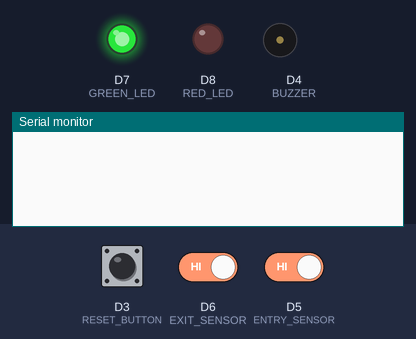
A sketch run on a simulated ESP8266 (NodeMCU). Parts: output pins drawn as LEDs (lit = HIGH), buzzer (waves = sounding, pin HIGH), the last lines printed to the serial monitor. The test bench sets the inputs (shaded band); at power-on: D3 (RESET_BUTTON) HIGH, D6 (EXIT_SENSOR) HIGH, D5 (ENTRY_SENSOR) HIGH. WiFi joins after 1.5 s; servers stay silent unless stated.

Above: at 3.0 s.
3.1 s: D3 (RESET_BUTTON) pulled LOW for 1.2 s
At 4.4 s:
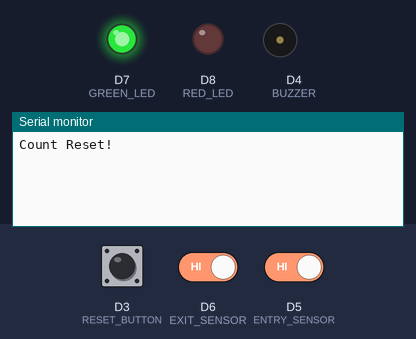
5.8 s: D6 (EXIT_SENSOR) driven LOW
At 7.5 s:
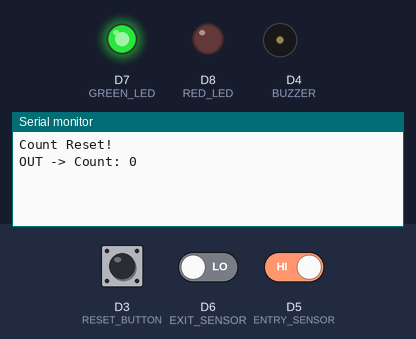
9.3 s: D5 (ENTRY_SENSOR) driven LOW
At 9.7 s:
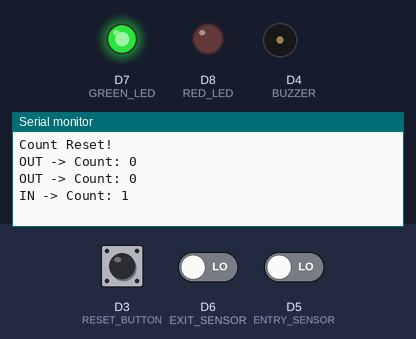

Measured:
- after the input at 3.1 s, the serial monitor: prints a new line after 0.71 s (image 1)
- after the input at 5.8 s, the serial monitor: prints a new line after 0.51 s (image 2)
- after the input at 9.3 s, the serial monitor: prints a new line at once (image 3)

The sketch:

cdas.ino
```cpp
#define BLYNK_TEMPLATE_ID "TMPL3QgOrrGAJ"
#define BLYNK_TEMPLATE_NAME "Crowd Control System"
#define BLYNK_AUTH_TOKEN "RyGceXP7q1HWGRjiUfSvNELtrnfEOFut"

/*#define BLYNK_TEMPLATE_ID "TMPL3kYLuN_xv"
#define BLYNK_TEMPLATE_NAME "Smart Crowd Control System"
#define BLYNK_AUTH_TOKEN "r2h2ufNXXmu3Kv--ku3gEVv7I5kA5_Fi"*/

// Library includes
#include <Wire.h>
//#include <LiquidCrystal_I2C.h>
#include <ESP8266WiFi.h>
#include <BlynkSimpleEsp8266.h>

// ---------------- Pin Definitions ----------------
#define ENTRY_SENSOR D5    // IR sensor at entry door
#define EXIT_SENSOR  D6    // IR sensor at exit door
#define GREEN_LED    D7
#define RED_LED      D8
#define BUZZER       D4
#define RESET_BUTTON D3    // Push button for reset

// ---------------- Variables ----------------
int currentCount = 0;
int maxSeats = 10;  // Change as per requirement

char auth[] = BLYNK_AUTH_TOKEN;  // From Blynk App
char ssid[] = "DESKTOP-E43F4J7 2439";    // WiFi SSID
char pass[] = "4W5d53;8"; // WiFi Password

// LCD setup (I2C address 0x27, 16x2 display)
//LiquidCrystal_I2C lcd(0x27, 16, 2);

void setup() {
  // Pin modes
  pinMode(ENTRY_SENSOR, INPUT_PULLUP);
  pinMode(EXIT_SENSOR, INPUT_PULLUP);
  pinMode(GREEN_LED, OUTPUT);
  pinMode(RED_LED, OUTPUT);
  pinMode(BUZZER, OUTPUT);
  pinMode(RESET_BUTTON, INPUT_PULLUP);

  // LCD init
 /* lcd.init();
  lcd.backlight();
  lcd.setCursor(0, 0);
  lcd.print("Crowd Control");
  lcd.setCursor(0, 1);
  lcd.print("System Ready");*/

  // Serial
  Serial.begin(115200);
  //Serial.print("esp8266 is working");

  // Blynk & WiFi
  Blynk.begin(auth, ssid, pass);

  // Default states
  digitalWrite(GREEN_LED, HIGH);
  digitalWrite(RED_LED, LOW);
  digitalWrite(BUZZER, LOW);
}

void loop() {
  Blynk.run(); // Run Blynk

  // Entry sensor
  if (digitalRead(ENTRY_SENSOR) == LOW) {
    currentCount++;
    Serial.print("IN -> Count: ");
    Serial.println(currentCount);
    Blynk.virtualWrite(V0, currentCount); // Send to Blynk App
    //updateLCD();
    delay(500); // Debounce
  }

  // Exit sensor
  if (digitalRead(EXIT_SENSOR) == LOW) {
    if (currentCount > 0) currentCount--;
    Serial.print("OUT -> Count: ");
    Serial.println(currentCount);
    Blynk.virtualWrite(V0, currentCount);
    //updateLCD();
    delay(500);
  }

  // Reset button
  if (digitalRead(RESET_BUTTON) == LOW) {
    currentCount = 0;
    Serial.println("Count Reset!");
    Blynk.virtualWrite(V0, currentCount);
    //updateLCD();
    delay(500);
  }

  // Control LEDs and buzzer
  if (currentCount >= maxSeats) {
    digitalWrite(GREEN_LED, LOW);
    digitalWrite(RED_LED, HIGH);
    digitalWrite(BUZZER, HIGH);
    Blynk.virtualWrite(V2, "FULL"); // Send status
  } else {
    digitalWrite(GREEN_LED, HIGH);
    digitalWrite(RED_LED, LOW);
    digitalWrite(BUZZER, LOW);
    Blynk.virtualWrite(V1, "AVAILABLE");
  }
  delay(1000);
}

// ---------------- Functions ----------------
/*void updateLCD() {
  lcd.clear();
  lcd.setCursor(0, 0);
  lcd.print("Count: ");
  lcd.print(currentCount);
  lcd.setCursor(0, 1);
  if (currentCount >= maxSeats) {
    lcd.print("Status: FULL");
  } else {
    lcd.print("Seats OK");
  }
}*/
```
